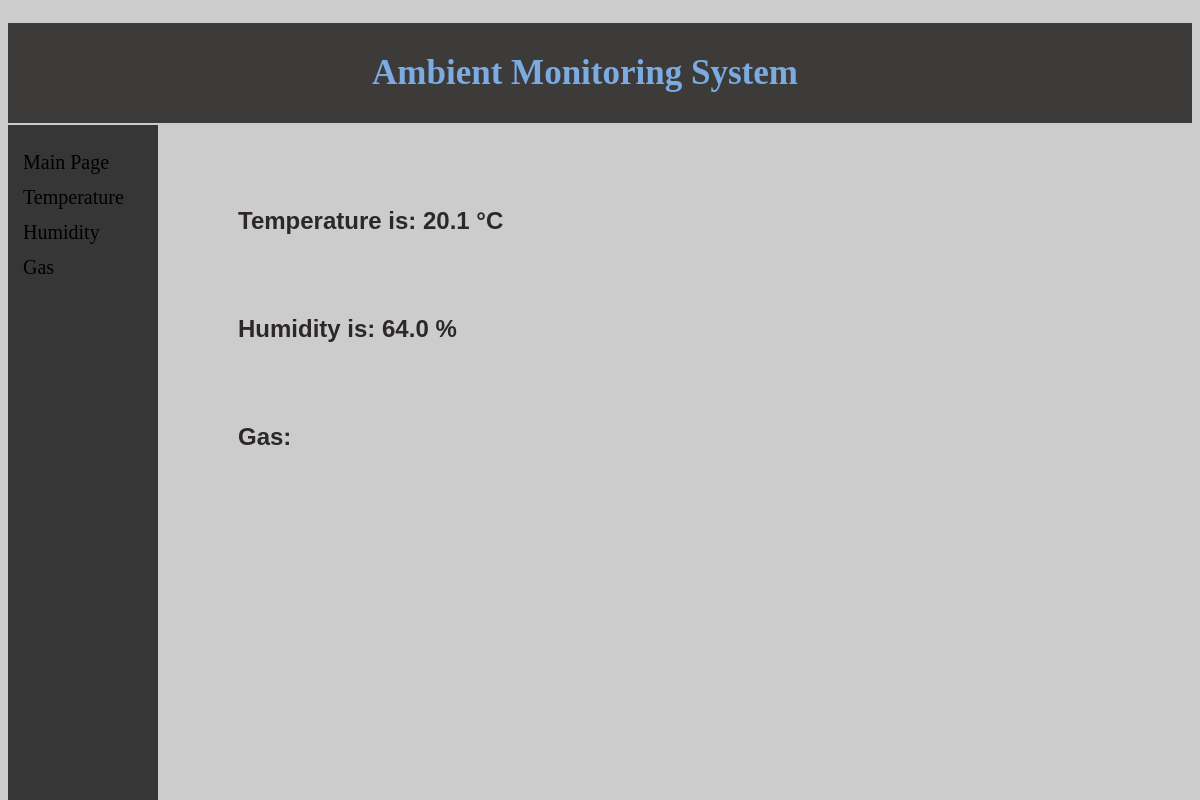
Before: / with the older database file.
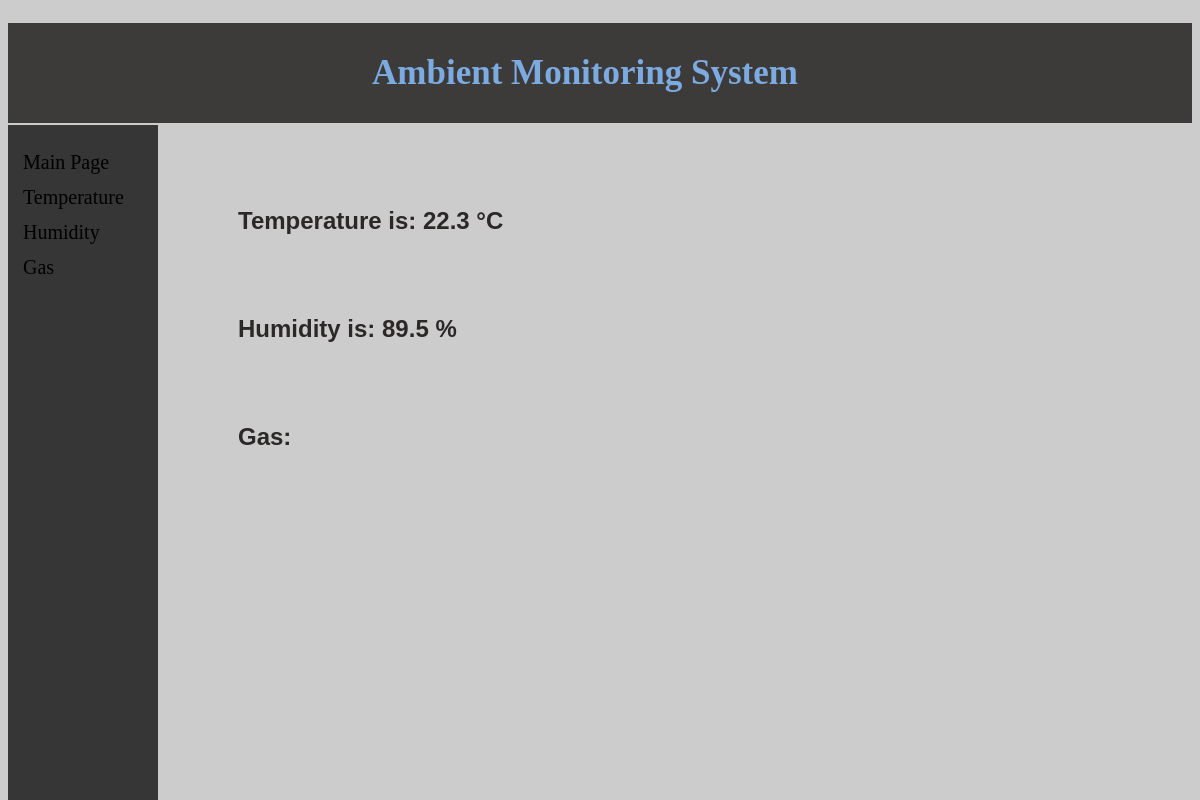
After: the same page with the newer database file.
### tables this page shows
CREATE TABLE data (date_time DATETIME, temperature REAL, humidity REAL);

### web.py (the view)
@app.route("/")
def index():
	temp, hum = getLastData()
	templateData = {
        'temp'	: temp,
        'hum'	: hum
	}
	return render_template('index.html', **templateData)

### web.py (called while the page is built)
def getLastData():
    for data in crs.execute('SELECT * FROM data ORDER BY date_time DESC LIMIT 1'):
        temp = data[1]
        hum = data[2]
    return temp, hum

### templates/index.html (shortened to what this page needs)
<!DOCTYPE html>
<html>
<head>
    <link rel="stylesheet" href='../static/mystyle.css' />
</head>
<body></body>
    <h1>Ambient Monitoring System</h1>
   <div class="sidenav">
        <a href="/">Main Page</a>
        <a href="/temp">Temperature</a>
        <a href="/hum">Humidity</a>
        <a href="#">Gas</a>
      </div>
      <div class="main">
                <h2>Temperature is: {{temp}} °C</h2>
                <h2>Humidity is: {{hum}} %</h2>
                <h2>Gas: </h2>
</body>
</html>

### static/mystyle.css (style rules this page uses)
h1 { background-color: rgb(61, 58, 58); padding: 30px 30px 30px 0px; text-align: center; font-size: 35px; color: rgb(123, 171, 224); }
h2 { text-align:left; font-family: Verdana, Tahoma, sans-serif; color: rgb(44, 40, 40); padding-left: 30px; padding-top: 60px; }
body { background-color: rgba(187, 186, 186, 0.726); }
.sidenav { height: 100%; width: 150px; position: fixed; z-index: 1; top: 125px; left: 8px; background-color: rgb(54, 54, 54); overflow-x: hidden; padding-top: 20px; }
.sidenav a { padding: 6px 6px 6px 15px; text-decoration: none; font-size: 20px; color: black; display: block; }
.main { margin-left: 200px; }

Changed rows visible on the page:
no longer on this page (row unchanged): data: temperature "20.1", humidity "64.0"
added data: temperature "22.3", humidity "89.5"
